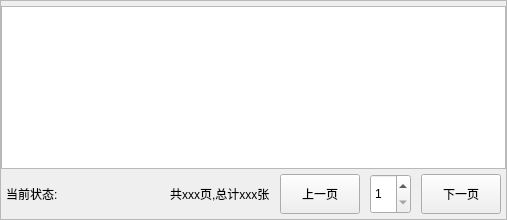
<?xml version="1.0" encoding="UTF-8"?>
<ui version="4.0">
 <class>ImageTable</class>
 <widget class="QWidget" name="ImageTable">
  <property name="geometry">
   <rect>
    <x>0</x>
    <y>0</y>
    <width>507</width>
    <height>220</height>
   </rect>
  </property>
  <property name="windowTitle">
   <string>ImageTable</string>
  </property>
  <layout class="QVBoxLayout" name="verticalLayout_2">
   <property name="spacing">
    <number>0</number>
   </property>
   <property name="leftMargin">
    <number>0</number>
   </property>
   <property name="topMargin">
    <number>0</number>
   </property>
   <property name="rightMargin">
    <number>0</number>
   </property>
   <property name="bottomMargin">
    <number>0</number>
   </property>
   <item>
    <widget class="QScrollArea" name="scrollArea">
     <property name="widgetResizable">
      <bool>true</bool>
     </property>
     <widget class="QWidget" name="scrollAreaWidgetContents">
      <property name="geometry">
       <rect>
        <x>0</x>
        <y>0</y>
        <width>505</width>
        <height>218</height>
       </rect>
      </property>
      <layout class="QVBoxLayout" name="verticalLayout_3">
       <property name="spacing">
        <number>0</number>
       </property>
       <property name="leftMargin">
        <number>0</number>
       </property>
       <property name="topMargin">
        <number>0</number>
       </property>
       <property name="rightMargin">
        <number>0</number>
       </property>
       <property name="bottomMargin">
        <number>0</number>
       </property>
       <item>
        <layout class="QVBoxLayout" name="verticalLayout">
         <property name="spacing">
          <number>5</number>
         </property>
         <property name="topMargin">
          <number>5</number>
         </property>
         <property name="bottomMargin">
          <number>5</number>
         </property>
         <item>
          <widget class="QTableWidget" name="tableWidget_image">
           <property name="minimumSize">
            <size>
             <width>500</width>
             <height>150</height>
            </size>
           </property>
          </widget>
         </item>
         <item>
          <layout class="QHBoxLayout" name="horizontalLayout">
           <property name="spacing">
            <number>10</number>
           </property>
           <property name="leftMargin">
            <number>5</number>
           </property>
           <property name="rightMargin">
            <number>5</number>
           </property>
           <item>
            <widget class="QLabel" name="label_state">
             <property name="minimumSize">
              <size>
               <width>0</width>
               <height>40</height>
              </size>
             </property>
             <property name="text">
              <string>当前状态:</string>
             </property>
            </widget>
           </item>
           <item>
            <spacer name="horizontalSpacer">
             <property name="orientation">
              <enum>Qt::Orientation::Horizontal</enum>
             </property>
             <property name="sizeHint" stdset="0">
              <size>
               <width>40</width>
               <height>20</height>
              </size>
             </property>
            </spacer>
           </item>
           <item>
            <widget class="QLabel" name="label_total">
             <property name="text">
              <string>共xxx页,总计xxx张</string>
             </property>
            </widget>
           </item>
           <item>
            <widget class="PrimaryPushButton" name="pushButton_previous_page">
             <property name="minimumSize">
              <size>
               <width>0</width>
               <height>40</height>
              </size>
             </property>
             <property name="text">
              <string>上一页</string>
             </property>
            </widget>
           </item>
           <item>
            <widget class="QSpinBox" name="spinBox">
             <property name="minimumSize">
              <size>
               <width>0</width>
               <height>40</height>
              </size>
             </property>
             <property name="minimum">
              <number>1</number>
             </property>
            </widget>
           </item>
           <item>
            <widget class="PrimaryPushButton" name="pushButton_next_page">
             <property name="minimumSize">
              <size>
               <width>0</width>
               <height>40</height>
              </size>
             </property>
             <property name="text">
              <string>下一页</string>
             </property>
            </widget>
           </item>
          </layout>
         </item>
        </layout>
       </item>
      </layout>
     </widget>
    </widget>
   </item>
  </layout>
 </widget>
 <customwidgets>
  <customwidget>
   <class>PrimaryPushButton</class>
   <extends>QPushButton</extends>
   <header>qfluentwidgets.components.widgets</header>
  </customwidget>
 </customwidgets>
 <resources/>
 <connections/>
</ui>
